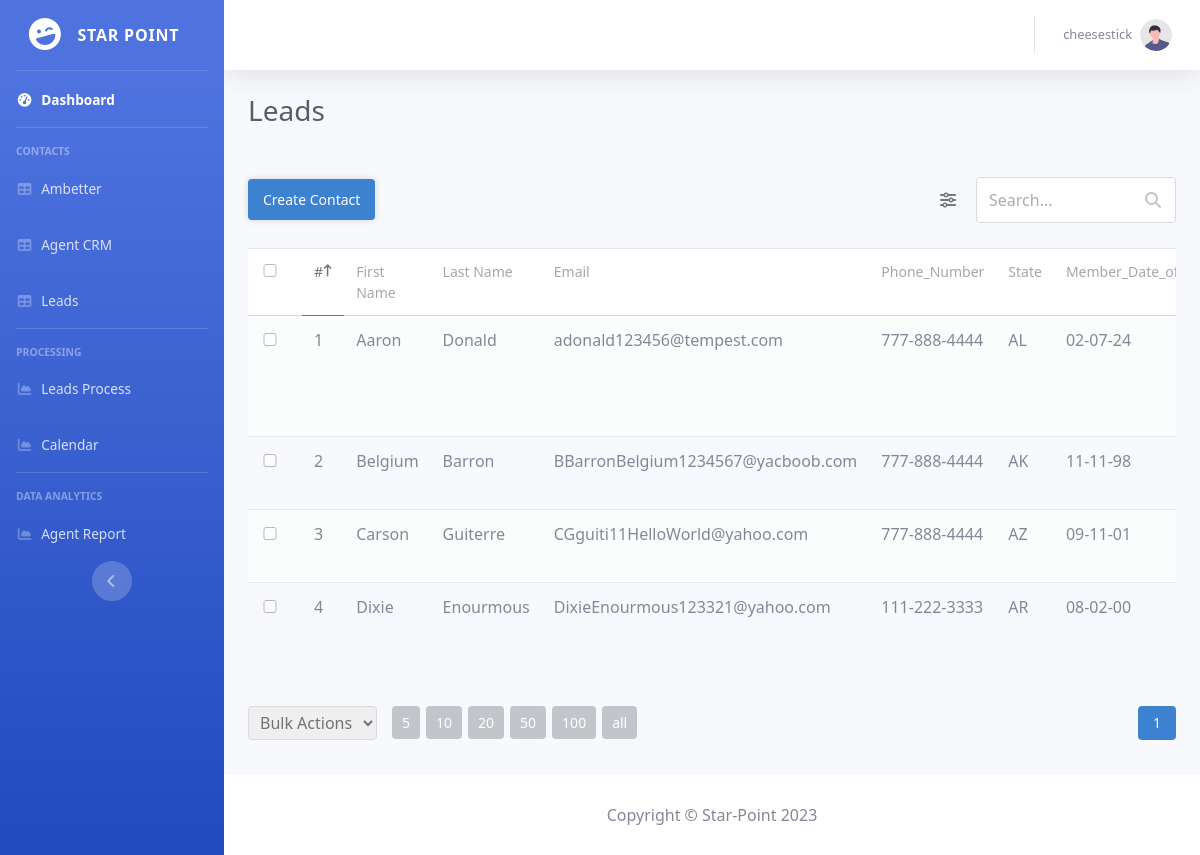
/view/crm/leads.php (signed in), run on the app's committed database.
### tables this page shows
CREATE TABLE `Leads` (
  `id` int NOT NULL,
  `first_name` varchar(50) NOT NULL,
  `last_name` varchar(50) NOT NULL,
  `email` varchar(255) NOT NULL,
  `phone` varchar(30) NOT NULL,
  `state` varchar(50) NOT NULL,
  `DOB` date NOT NULL,
  `serviced` tinyint(1) NOT NULL DEFAULT '0',
  `created` datetime NOT NULL DEFAULT CURRENT_TIMESTAMP,
  `recontact_date` datetime DEFAULT NULL,
  `notes` varchar(500) DEFAULT NULL
);

### php/config.php (called while the page is built, shortened)
<?php
$default_records_per_page = 10;
$default_leads_column = 'id';
$Leads = 'Leads';

### View/CRM/leads.php (the view, shortened to what this page needs)
<?php
include '../../php/functions.php';
$pdo = pdo_connect_mysql();
$page = isset($_GET['page']) && is_numeric($_GET['page']) ? (int)$_GET['page'] : 1;
$records_per_page = isset($_GET['records_per_page']) && (is_numeric($_GET['records_per_page']) || $_GET['records_per_page'] == 'all') ? $_GET['records_per_page'] : $default_records_per_page;
$order_by = isset($_GET['order_by']) && in_array($_GET['order_by'], array_keys($Leads_Columns)) ? $_GET['order_by'] : $default_leads_column;
$order_sort = isset($_GET['order_sort']) && $_GET['order_sort'] == 'DESC' ? 'DESC' : 'ASC';
$from_date = isset($_GET['from_date']) ? $_GET['from_date'] : '';
$to_date = isset($_GET['to_date']) ? $_GET['to_date'] : '';
$where_sql = '';
$limit_sql = '';
if ($records_per_page != 'all') {
	$limit_sql = ' LIMIT :current_page, :record_per_page ';
}
$stmt = $pdo->prepare('SELECT * FROM ' . $Leads . $where_sql . ' ORDER BY ' . $order_by . ' ' . $order_sort . $limit_sql);
if ($records_per_page != 'all') {
	$stmt->bindValue(':current_page', ($page-1)*(int)$records_per_page, PDO::PARAM_INT);
	$stmt->bindValue(':record_per_page', (int)$records_per_page, PDO::PARAM_INT);
}
$stmt->execute();
$results = $stmt->fetchAll(PDO::FETCH_ASSOC);
?>
<?=CRM_header("Leads")?>
        <div id="content-wrapper" class="d-flex flex-column">
            <div id="content">
                <?= CRM_topbar($_SESSION) ?>
                <div class="container-fluid">
                    <div class="d-sm-flex align-items-center justify-content-between mb-4">
                            <h1 class="h3 mb-0 text-gray-800">Leads</h1>
                    </div>
                    <div class="style-content read">
                    <form action="" method="get" class="crud-form">
                        <div class="top">
                            <div class="btns">
                                <a href="leads-create.php" class="btn">Create Contact</a>
                            </div>
                            <div class="wrap">
                                <div class="filters">
                                    <a href="#" class="toggle-filters-btn"><i class="fa-solid fa-sliders"></i></a>
                                </div>
                                <div class="search">
                                    <input type="text" name="search" placeholder="Search..." value="<?=isset($_GET['search']) ? htmlentities($_GET['search'], ENT_QUOTES) : ''?>">
                                    <i class="fa-solid fa-magnifying-glass"></i>
                                </div>
                            </div>
                        </div>
                        <div class="table">
                            <table>
                                <thead>
                                    <tr>
                                        <td class="checkbox">
                                            <input type="checkbox" class="select-all">
                                        </td>
                                        <?php foreach ($Leads_Columns as $column_key => $column): ?>
                                        <td<?=$order_by==$column_key?' class="active"':''?>>
                                            <?php if ($column['sortable']): ?>
                                            <a href="leads.php?page=1&records_per_page=<?=$records_per_page?>&order_by=<?=$column_key?>&order_sort=<?=$order_sort == 'ASC' ? 'DESC' : 'ASC'?>&from_date=<?=$from_date?>&to_date=<?=$to_date?><?=isset($_GET['search']) ? '&search=' . htmlentities($_GET['search'], ENT_QUOTES) : ''?>">
                                            <?php endif; ?>
                                                <?=$column['label']?>
                                            <?php if ($column['sortable']): ?>
                                            </a>
                                            <?php endif; ?>
                                        </td>
                                        <?php endforeach; ?>
                                    </tr>
                                </thead>
                                <tbody>
                                    <?php foreach ($results as $result): ?>
                                    <tr>
                                        <td class="checkbox"><input type="checkbox" value="<?=$result['id']?>" name="record[]"></td>
                                        <?php foreach ($Leads_Columns as $column_key => $column): ?>
                                            <?php if ($column['type'] == 'datetime'): ?>
                                                <td class="<?=$column_key?>">
                                                    <?php
                                                    if (!empty($result[$column_key])) {
                                                        echo date('Y-m-d H:i', strtotime($result[$column_key]));
                                                    } else {
                                                        echo 'Not set';
                                                    }
                                                    ?>
                                                </td>
                                            <?php elseif ($column['type'] == 'date'): ?>
                                            <td class="<?=$column_key?>"><?=date('m-d-y', strtotime($result[$column_key]))?></td>
                                            <?php elseif ($column['type'] == 'integer'): ?>
                                            <td class="<?=$column_key?>"><?=number_format($result[$column_key])?></td>
                                            <?php elseif ($column['type'] == 'time'): ?>
                                            <td class="<?= $column_key ?>"><?= date('H:i', strtotime($result[$column_key])) ?></td>
                                            <?php elseif ($column['type'] == 'tel'): ?>
                                            <td class="<?= $column_key ?>"><?= formatPhoneNumber($result[$column_key]) ?></td>
                                            <?php else: ?>
                                            <td class="<?=$column_key?>"><?=htmlspecialchars((string) $result[$column_key], ENT_QUOTES)?></td>
                                            <?php endif; ?>
                                        <?php endforeach; ?>
                                    </tr>
                                    <?php endforeach; ?>
                                </tbody>
                            </table>
                        </div>
                        <div class="bot">
                            <div class="records-per-page">
                                <select name="bulk_action" class="bulk-action">
                                    <option value="" disabled selected>Bulk Actions</option>
                                </select>
                                <a href="leads.php?page=1&records_per_page=5&order_by=<?=$order_by?>&order_sort=<?=$order_sort?>&from_date=<?=$from_date?>&to_date=<?=$to_date?><?=isset($_GET['search']) ? '&search=' . htmlentities($_GET['search'], ENT_QUOTES) : ''?>">5</a>
                                <a href="leads.php?page=1&records_per_page=10&order_by=<?=$order_by?>&order_sort=<?=$order_sort?>&from_date=<?=$from_date?>&to_date=<?=$to_date?><?=isset($_GET['search']) ? '&search=' . htmlentities($_GET['search'], ENT_QUOTES) : ''?>">10</a>
                                <a href="leads.php?page=1&records_per_page=20&order_by=<?=$order_by?>&order_sort=<?=$order_sort?>&from_date=<?=$from_date?>&to_date=<?=$to_date?><?=isset($_GET['search']) ? '&search=' . htmlentities($_GET['search'], ENT_QUOTES) : ''?>">20</a>
                                <a href="leads.php?page=1&records_per_page=50&order_by=<?=$order_by?>&order_sort=<?=$order_sort?>&from_date=<?=$from_date?>&to_date=<?=$to_date?><?=isset($_GET['search']) ? '&search=' . htmlentities($_GET['search'], ENT_QUOTES) : ''?>">50</a>
                                <a href="leads.php?page=1&records_per_page=100&order_by=<?=$order_by?>&order_sort=<?=$order_sort?>&from_date=<?=$from_date?>&to_date=<?=$to_date?><?=isset($_GET['search']) ? '&search=' . htmlentities($_GET['search'], ENT_QUOTES) : ''?>">100</a>
                                <a href="leads.php?page=1&records_per_page=all&order_by=<?=$order_by?>&order_sort=<?=$order_sort?>&from_date=<?=$from_date?>&to_date=<?=$to_date?><?=isset($_GET['search']) ? '&search=' . htmlentities($_GET['search'], ENT_QUOTES) : ''?>">all</a>
                            </div>
                            <div class="pagination">
                                <?php if ($records_per_page != 'all'): ?>
                                <a href="leads.php?page=<?=$page?>&records_per_page=<?=$records_per_page?>&order_by=<?=$order_by?>&order_sort=<?=$order_sort?>&from_date=<?=$from_date?>&to_date=<?=$to_date?><?=isset($_GET['search']) ? '&search=' . htmlentities($_GET['search'], ENT_QUOTES) : ''?>" class="selected"><?=$page?></a>
                                <?php endif; ?>
                            </div>
                        </div>
                        </form>
                    </div>
            </div>
            <?=CRM_footer()?>
        </div>
    </div>
</body>
</html>

### data on the page
leads: id "1", first_name "Aaron", last_name "Donald", email "adonald123456@tempest.com", phone "777-888-4444", state "AL", DOB "02-07-24"
leads: id "2", first_name "Belgium", last_name "Barron", email "BBarronBelgium1234567@yacboob.com", phone "777-888-4444", state "AK", DOB "11-11-98"
leads: id "3", first_name "Carson", last_name "Guiterre", email "CGguiti11HelloWorld@yahoo.com", phone "777-888-4444", state "AZ", DOB "09-11-01"
leads: id "4", first_name "Dixie", last_name "Enourmous", email "DixieEnourmous123321@yahoo.com", phone "111-222-3333", state "AR", DOB "08-02-00"

### other printed values
$name "cheesestick"
$column['label'] "#"
$column['label'] "First Name"
$column['label'] "Last Name"
$column['label'] "Email"
$column['label'] "Phone_Number"
$column['label'] "State"
$page "1"
